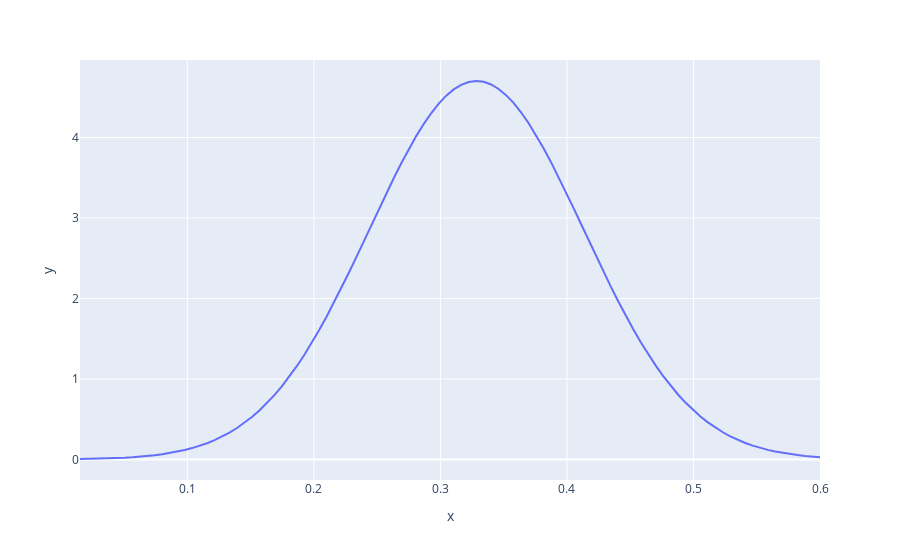

Notebook code cell kept with this figure:
### Code cell
mean = df_co.iloc[:,2].mean()
std = df_co.iloc[:,2].std()
min = df_co.iloc[:,2].min()
max = df_co.iloc[:,2].max()
show_norm(mean,std,min,max)
